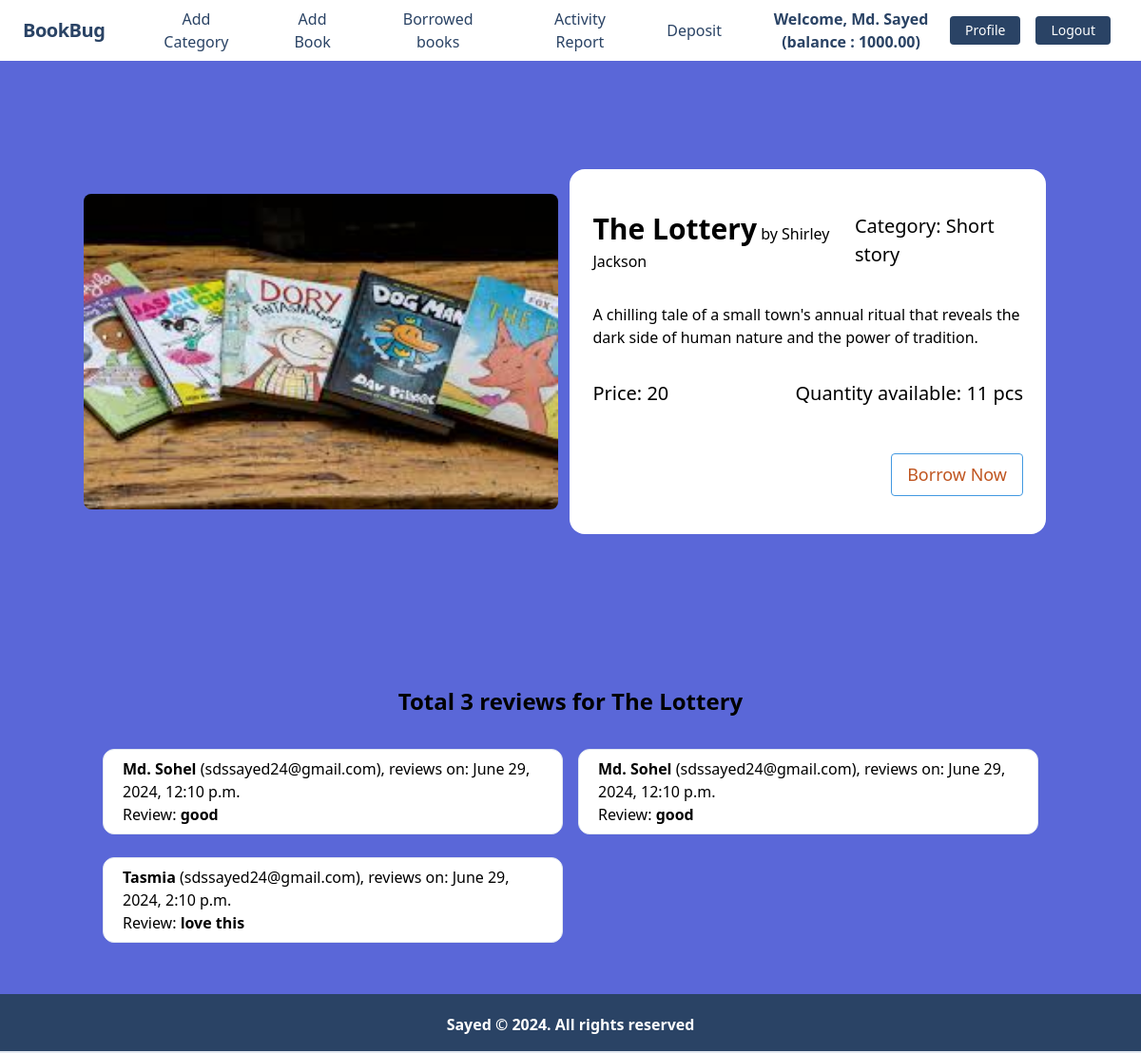
Screenshot of /book/details/2/ (signed in) with the database file from the repository.
### member/models.py (models this page shows, shortened)
class UserAccount(models.Model):
    user = models.OneToOneField(User, related_name='account', on_delete=models.CASCADE)
    account_no = models.IntegerField(unique=True) # different user er bank account number alada alada hobe, kokhono ek hobe na..
    contact_no = models.CharField(max_length=11)
    birth_date = models.DateField(null=True, blank=True)
    gender = models.CharField(max_length=10, choices=GENDER_TYPE)
    initial_deposit_date = models.DateField(auto_now_add=True)
    balance = models.DecimalField(default=0, max_digits=12, decimal_places=2) # ekjon user 12 digit porjonto taka rakhte parbe, dui doshomik vabe o rakhte parbe. for example: 1000.50

### book/models.py (models this page shows, shortened)
class Book(models.Model):
    book_name = models.CharField(max_length=100)
    category_name = models.ForeignKey(Category, related_name='category', on_delete=models.CASCADE)
    author = models.CharField(max_length=100, null=True, blank=True)
    description = models.TextField()
    price = models.IntegerField()
    quantity = models.IntegerField()
    image = models.ImageField(upload_to='book/media/uploads/', blank = True, null = True)

class Review(models.Model):
    book = models.ForeignKey(Book, related_name='review_book', on_delete=models.CASCADE, blank=True, null=True)
    user = models.ForeignKey(User, related_name='review_user', on_delete=models.CASCADE, blank=True, null=True)
    body = models.TextField()
    created_on = models.DateTimeField(auto_now_add=True)

### category/models.py (models this page shows, shortened)
class Category(models.Model):
    name = models.CharField(max_length=100, unique=True)
    slug = models.SlugField(max_length=200, unique=True)
    def __str__(self):
        return f'{self.name}'

### book/views.py (the view, shortened to what this page needs)
# urls.py: path('details/<int:id>/', DetailBookView.as_view(), name='detail_book_info'),
class DetailBookView(DetailView):
    model = Book
    pk_url_kwarg = 'id'
    template_name = 'book_details.html'
    def get_context_data(self, **kwargs):
        context = super().get_context_data(**kwargs)
        book = self.get_object()
        reviews = book.review_book.all()
        review_form = ReviewForm
        user_has_borrowed = False
        if self.request.user.is_authenticated:
            user_has_borrowed = Activity.objects.filter(
                user=self.request.user, book=book, activity_type='Borrowed'
            ).exists()
        context['reviews'] = reviews
        context['review_form'] = review_form
        context['user_has_borrowed'] = user_has_borrowed
        return context

### book/templates/book_details.html (shortened to what this page needs)
{% extends 'base.html' %}
{% load crispy_forms_tags %}
{% block content %}
<section
  class="container mx-auto flex flex-col md:flex-row items-center my-12 md:my-24"
>
  <div class="w-full lg:w-1/2 lg:py-6 text-center">
    <img
      src="{{ book.image.url }}"
      class="rounded-lg w-full my-5"
      alt="Book Image"
    />
  </div>
  <div
    class="w-full lg:w-1/2 justify-center items-start py-10 px-6 bg-white rounded-2xl bg-opacity-70 mx-3"
  >
    <div class="flex justify-between items-center">
      <h5>
        <span class="card-title text-lg text-3xl font-bold mb-4">
          {{book.book_name}}</span
        >
        by {{book.author}}
      </h5>
      <h4 class="text-xl">Category: {{ book.category_name }}</h4>
    </div>
    <p class="leading-normal my-8">{{ book.description }}</p>
    <div class="flex justify-between mb-8">
      <h4 class="text-xl">Price: {{ book.price }}</h4>
      <h4 class="text-xl">Quantity available: {{ book.quantity }} pcs</h4>
    </div>
    {% if not user_has_borrowed %}
    <div class="flex justify-end w-full">
      {% if user.is_authenticated and book.quantity > 0 %}
      <a
        href="{% url 'borrow_book' book.id user.id %}"
        class="no-underline inline-block border border-blue-500 text-orange-700 py-2 px-4 mt-4 rounded hover:bg-blue-500 hover:text-white text-lg"
        >Borrow Now</a
      >
      {% endif %}
    </div>
    {% endif %}
  </div>
</section>
<div class="flex justify-between">
  <div class="card w-full mx-auto my-2 p-5">
    <h5 class="text-center text-2xl font-bold mt-4 mb-8">
      Total {{ reviews | length }} reviews for {{book.book_name}}
    </h5>
    <div class="card-body grid grid-cols-2 gap-4">
      {% for review in reviews %}
      <div class="border bg-white rounded-xl px-5 py-2 mb-2">
        <p>
          <b>{{ review.user.first_name }}</b> ({{ review.user.email }}), reviews
          on: {{review.created_on }}
        </p>
        <p>Review: <b>{{ review.body }}</b></p>
      </div>
      {% endfor %}
    </div>
  </div>
</div>
{% endblock %}

### core/templates/navbar.html (shortened to what this page needs)
<nav class="flex items-center justify-between flex-wrap bg-white px-4 py-2">
  <div class="w-full flex justify-between items-center gap-6 sm:gap-10 px-2">
    <div class="flex items-center flex-shrink-0 text-white mr-2 xl:mr-6">
      <span class="font-semibold text-xl tracking-tight text-blue-900"
        ><a href="/">BookBug</a></span
      >
    </div>
    {% if request.user.is_authenticated %}
    <div
      class="text-md flex flex-col md:flex-row md:gap-2 lg:gap-10 justify-start items-center text-center"
    >
      <a
        href="{% url 'add_category' %}"
        class="block lg:inline-block lg:mt-0 text-blue-900 hover:text-red-900 hover:font-black"
      >
        Add Category
      </a>
      <a
        href="{% url 'add_book' %}"
        class="block lg:inline-block lg:mt-0 text-blue-900 hover:text-red-900 hover:font-black"
      >
        Add Book
      </a>
      <a
        href="{% url 'borrowed_books' user.id %}"
        class="block lg:inline-block lg:mt-0 text-blue-900 hover:text-red-900 hover:font-black"
      >
        Borrowed books
      </a>
      <a
        href="{% url 'activity_report' user.id %}"
        class="block lg:inline-block lg:mt-0 text-blue-900 hover:text-red-900 hover:font-black"
      >
        Activity Report
      </a>
      <a
        href="{% url 'deposit_money' %}"
        class="block lg:inline-block lg:mt-0 text-blue-900 hover:text-red-900 hover:font-black"
      >
        Deposit
      </a>
    </div>
    <div class="flex flex-col lg:flex-row">
      <div class="text-blue-900 my-auto font-black px-2 my-2 text-center w-40 sm:w-48 xl:w-56">
        Welcome, {{ request.user.first_name }} (balance : {{request.user.account.balance}})
      </div>
      <div class="flex justify-center items-center my-2">
        <div>
          <a
            href="{% url 'profile' %}"
            class="mx-2 inline-block font-medium text-sm px-4 py-2 leading-none bg-blue-900 rounded text-white border-white hover:border-transparent hover:text-dark hover:bg-red-700lg:mt-0"
            >Profile</a
          >
        </div>
        <div>
          <form action="{% url 'logout' %}" method="POST">
            <button
              class="mx-2 inline-block font-medium text-sm px-4 py-2 leading-none bg-blue-900 rounded text-white border-white hover:border-transparent hover:text-dark hover:bg-red-700 lg:mt-0"
            >
              Logout
            </button>
          </form>
        </div>
      </div>
    </div>
    {% endif %}
  </div>
</nav>

### rows the page displays
Book: image (picture), book_name "The Lottery", author "Shirley Jackson", category_name "Short story", description "A chilling tale of a small town's annual ritual that reveals the dark side of human nature and the power of tradition.", price "20", quantity "11"
Review: user.first_name "Md. Sohel", user.email "sdssayed24@gmail.com", created_on "June 29, 2024, 12:10 p.m.", body "good"
Review: user.first_name "Md. Sohel", user.email "sdssayed24@gmail.com", created_on "June 29, 2024, 12:10 p.m.", body "good"
Review: user.first_name "Tasmia", user.email "sdssayed24@gmail.com", created_on "June 29, 2024, 2:10 p.m.", body "love this"

### other values shown
{{ request.user.first_name }} "Md. Sayed"
{{ request.user.account.balance }} "1000.00"
{{ reviews | length }} "3"
